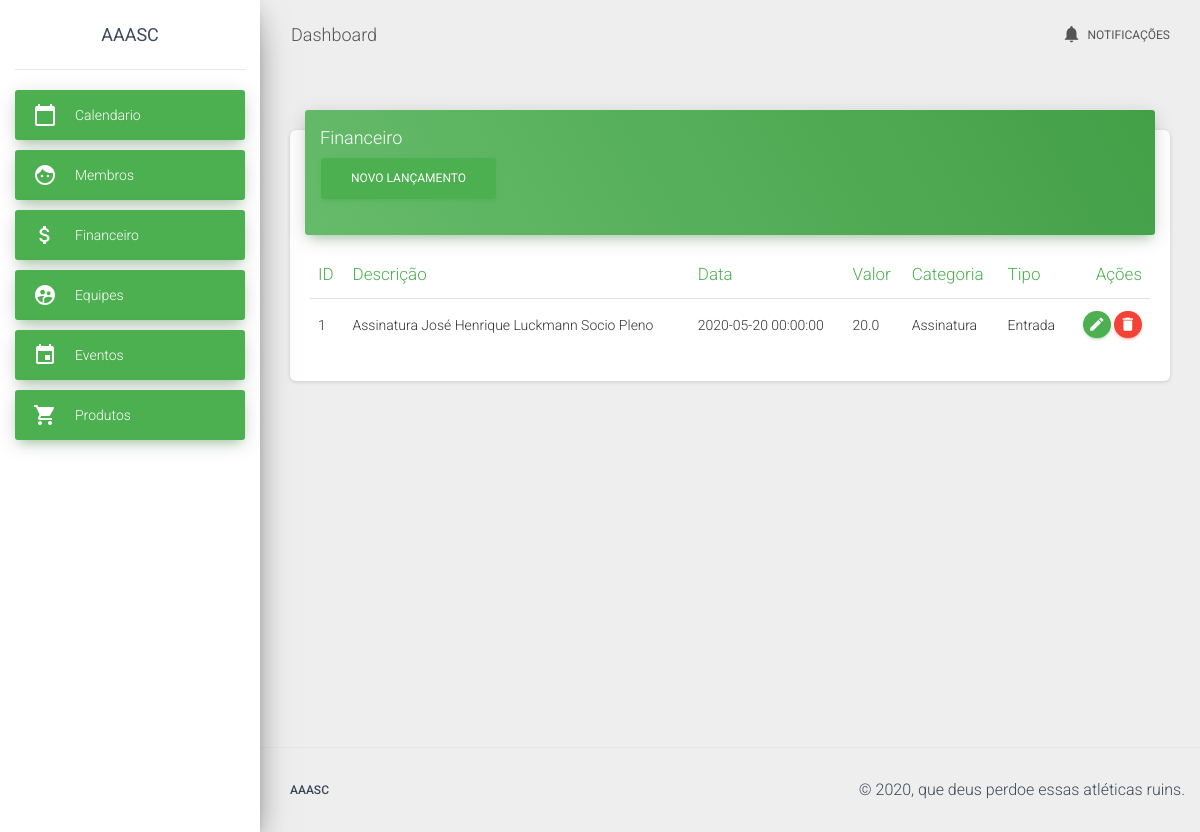
/financial/list, run on an earlier commit of the app's database.
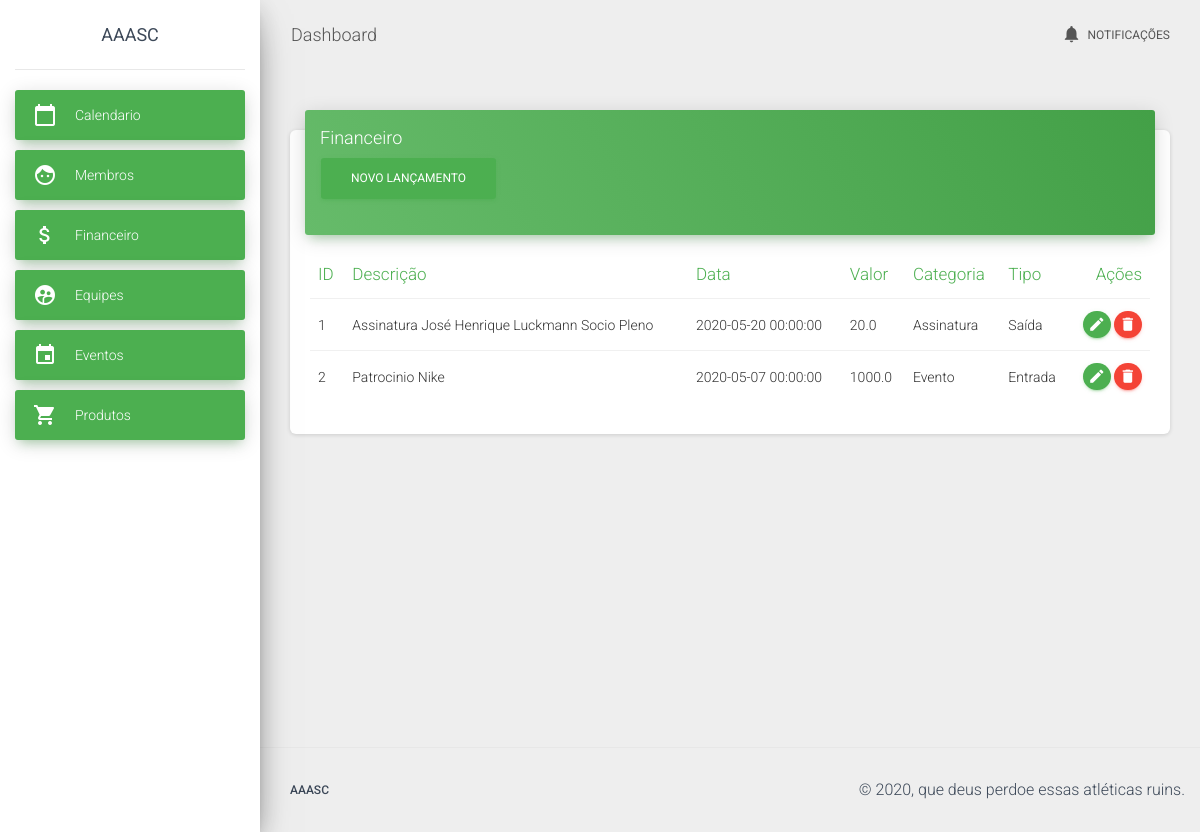
And on a later commit of the database.
### app/models/financial.py (models this page shows, shortened)
class Financial(db.Model):
    __tablename__ = "financial"
    id = db.Column(db.Integer, primary_key=True, autoincrement=True)
    value = db.Column(db.Float)
    type = db.Column(db.String)
    description = db.Column(db.String)
    date = db.Column(db.DateTime)
    category = db.Column(db.String)
    _loaded = False
    @property
    def str_category(self):
        if self.category == "evento":
            return "Evento"
        elif self.category == "parceria":
            return "Parceria"
        elif self.category == "patrocinio":
            return "Patrocínio"
        elif self.category == "fornecedor":
            return "Fornecedor"
        elif self.category == "assinatura":
            return "Assinatura"
        elif self.category == "outros":
            return "Outros"
        else:
            return self.category
    @property
    def str_type(self):
        if self.type == "saida":
            return "Saída"
        elif self.type == "entrada":
            return "Entrada"
        else:
            return self.type
    @property
    def str_value(self):
        return str(self.value)
    @property
    def str_date(self):
        if self.date:
            return datetime.datetime.strftime(self.date, '%Y-%m-%d')
        else:
            return False
    @staticmethod
    def load_all():
        result = Financial.query.all()
        return result

### app/controllers/financial.py (the view)
@app.route("/financial/")
@app.route('/financial/list')
def list_financial():
    financials = Financial.load_all()
    return render_template("./financial/list_financial.html", financials=financials)

### app/templates/financial/list_financial.html (shortened to what this page needs)
{% extends "template.html" %}
{% block content %}
<div class="row">
  <div class="col">
    <div class="card">
      <div class="card-header card-header-success">
        <h4 class="card-title">Financeiro</h4>
        <p class="category"><a href="{{url_for('edit_financial')}}" class="btn btn-success">Novo lançamento</a></p>
      </div>
      <div class="card-body table-responsive">
        <table class="table table-hover">
          <thead class="text-success">
            <th>ID</th>
            <th>Descrição</th>
            <th>Data</th>
            <th>Valor</th>
            <th>Categoria</th>
            <th>Tipo</th>
            <th class="text-right">Ações</th>
          </thead>
          <tbody>
            {% for financial in financials %}
              <tr>
                <td>{{ financial.id }}</td>
                <td>{{ financial.description }}</td>
                <td>{{ financial.date }}</td>
                <td>{{ financial.value }}</td>
                <td>{{ financial.str_category }}</td>
                <td>{{ financial.str_type }}</td>
                <td class="td-actions text-right">
                  <a href="{{url_for('edit_financial', financial_id=financial.id)}}" rel="tooltip" class="btn btn-success btn-round">
                      <i class="material-icons">edit</i>
                  </a>
                  <a href="{{url_for('delete_financial', financial_id=financial.id)}}" rel="tooltip" class="btn btn-danger btn-round">
                      <i class="material-icons">delete</i>
                  </a>
                </td>
              </tr>
            {% endfor %}
          </tbody>
        </table>
      </div>
    </div>
  </div>
</div>
{% endblock %}

What changed in the data, as far as the page shows it:
changed Financial "Assinatura José Henrique Luckmann Socio Pleno": str_type "Entrada" → "Saída"
added Financial: id "2", description "Patrocinio Nike", date "2020-05-07 00:00:00", value "1000.0", str_category "Evento", str_type "Entrada"
